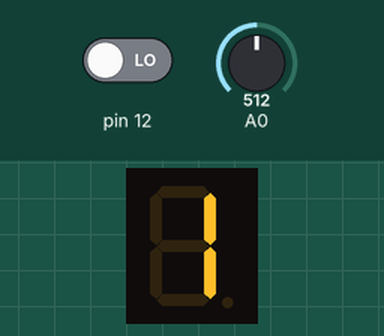
Recording of a sketch running on a simulated Arduino Uno, built with avr-gcc and run on an emulated ATmega328P. Shown: 1-digit seven-segment display. Wiring (inferred from the names in the program): 1-digit 7-segment display, segments lit when HIGH: segments pin 2, pin 3, pin 4, pin 5, pin 6, pin 7, pin 8. The test bench sets the inputs (shaded band); at power-on: A0 = 512, pin 12 LOW. The segment pins are drawn as the display they are named for.

Above: at 1.2 s.
1.3 s: A0 set to 122
At 1.84 s:
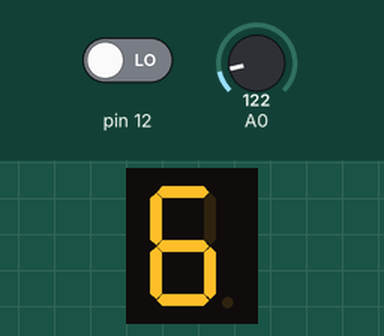
3.5 s: A0 set to 0
5.0 s: pin 12 driven HIGH
At 5.7 s:
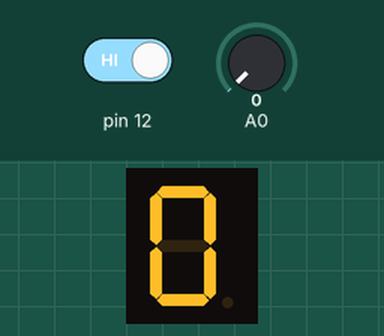
Timing chart, 0 to 8.0 s (numbered marks = the images above; inputs shaded):
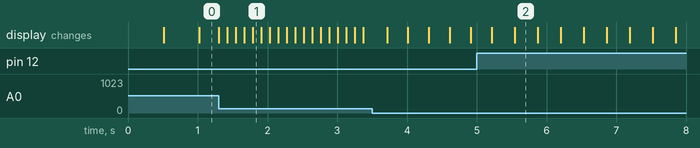

The sketch:

Counter_ascend_and_descend_with_speed_control.ino
```cpp
int a = 2;
int b = 3;
int c = 4;
int d = 5;
int e = 6;
int f = 7;
int g = 8;
int x = 10;
int DC;


unsigned long prevMillis = 0;
unsigned long currMillis;
long interval = 1;

void setup() {
  pinMode(a, OUTPUT);
  pinMode(b, OUTPUT);
  pinMode(c, OUTPUT);
  pinMode(d, OUTPUT);
  pinMode(e, OUTPUT);
  pinMode(f, OUTPUT);
  pinMode(g, OUTPUT);
  pinMode(12, INPUT);

}

void displayDigit(int digit)
{
 if(digit!=1 && digit != 4)
 digitalWrite(a,HIGH);

 if(digit != 5 && digit != 6)
 digitalWrite(b,HIGH);

 if(digit !=2)
 digitalWrite(c,HIGH);

 if(digit != 1 && digit !=4 && digit !=7)
 digitalWrite(d,HIGH);

 if(digit == 2 || digit ==6 || digit == 8 || digit==0)
 digitalWrite(e,HIGH);

 if(digit != 1 && digit !=2 && digit!=3 && digit !=7)
 digitalWrite(f,HIGH);

 if (digit!=0 && digit!=1 && digit !=7)
 digitalWrite(g,HIGH);

}
void turnOff()
{
  digitalWrite(a,LOW);
  digitalWrite(b,LOW);
  digitalWrite(c,LOW);
  digitalWrite(d,LOW);
  digitalWrite(e,LOW);
  digitalWrite(f,LOW);
  digitalWrite(g,LOW);
}


void loop() {
  currMillis = millis();
  interval = analogRead(A0);
  DC = digitalRead(12);

  if (currMillis - prevMillis >= interval){
    prevMillis = currMillis;
    if(DC == 1){
    turnOff();
    if (x == 0){
    x = 10;
    }
    x--;
    displayDigit(x);
  }

    if(DC == 0){
    turnOff();
    if (x == 10){
    x = 0;
    }
    x++;
    displayDigit(x-1);
  }
  }
}
```
